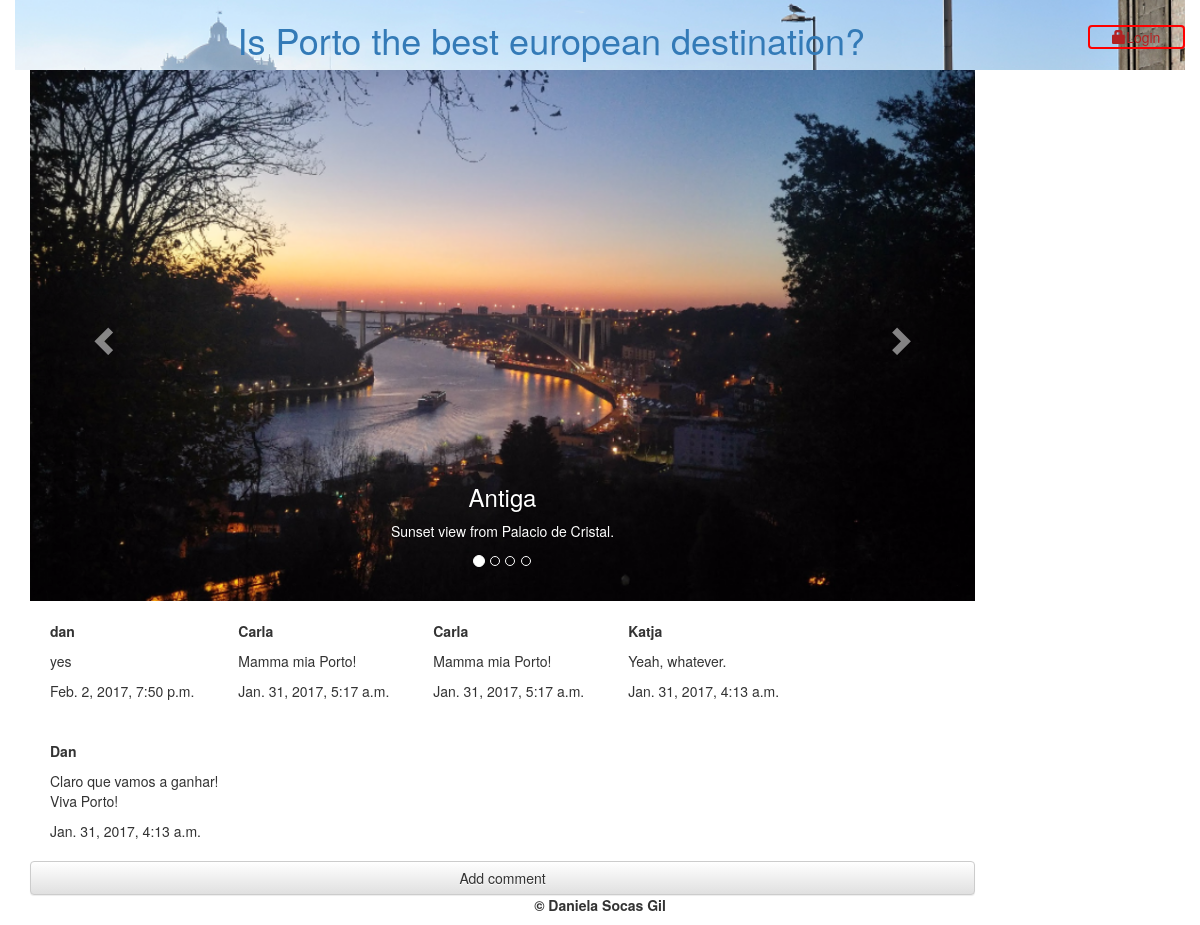
The page / on the database its author committed.
### post/models.py (models this page shows, shortened)
class Comment(models.Model):
    author = models.CharField(max_length=50)
    email = models.EmailField(max_length=75)
    text = models.TextField()
    created_date = models.DateTimeField(default=timezone.now)

### post/views.py (the view)
# urls.py: url(r'^$', views.index, name='index'),
def index(request):
    lasts_comment_list = Comment.objects.order_by('-created_date')[:5]
    comment_list = Comment.objects.all()
    context = {'lasts_comment_list': lasts_comment_list}
    return render(request, 'post/index.html', context)

### post/templates/post/index.html (shortened to what this page needs)
{% extends 'post/base.html' %}
    {% block content %}
        <div id="myCarousel" class="carousel slide" data-ride="carousel">
          <ol class="carousel-indicators">
            <li data-target="#myCarousel" data-slide-to="0" class="active"></li>
            <li data-target="#myCarousel" data-slide-to="1"></li>
            <li data-target="#myCarousel" data-slide-to="2"></li>
            <li data-target="#myCarousel" data-slide-to="3"></li>
          </ol>
          <div class="carousel-inner" role="listbox">
            <div class="item active">
              <img src="static/images/carousel/porto.jpg" alt="Porto">
              <div class="carousel-caption">
                <h3>Antiga</h3>
                <p>Sunset view from Palacio de Cristal.</p>
              </div>
            </div>
          </div>
          <a class="left carousel-control" href="#myCarousel" role="button" data-slide="prev">
            <span class="glyphicon glyphicon-chevron-left" aria-hidden="true"></span>
          </a>
          <a class="right carousel-control" href="#myCarousel" role="button" data-slide="next">
            <span class="glyphicon glyphicon-chevron-right" aria-hidden="true"></span>
          </a>
        </div>
        {% for comment in lasts_comment_list %}
            <div class="comment">
                <strong>{{ comment.author }}</strong>
                <p>{{ comment.text|linebreaks }}</p>
                <div class="date">{{ comment.created_date }}</div>
            </div>
        {% empty %}
            <p>No comments here yet :(</p>
        {% endfor %}
        <a id="add" class="btn btn-default" href="{% url 'add_comment_to_post' %}">Add comment</a>
    {% endblock %}

### post/static/css/post.css (style rules this page uses)
.comment { padding:20px; display: inline-block; }
#add { display:block; }

### rows shown on the page
Comment: author "dan", text "yes", created_date "Feb. 2, 2017, 7:50 p.m."
Comment: author "Carla", text "Mamma mia Porto!", created_date "Jan. 31, 2017, 5:17 a.m."
Comment: author "Carla", text "Mamma mia Porto!", created_date "Jan. 31, 2017, 5:17 a.m."
Comment: author "Katja", text "Yeah, whatever.", created_date "Jan. 31, 2017, 4:13 a.m."
Comment: author "Dan", text "Claro que vamos a ganhar! Viva Porto!", created_date "Jan. 31, 2017, 4:13 a.m."
